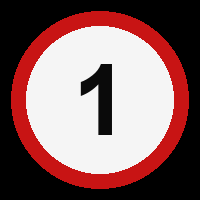
#> input picture vision_models/sign_classifier/ocr_test_1.png, 200 x 200 px
$ python -i dataset.py   (imports and definitions only)
#> lines starting #> are read from the running program, lines starting #| are printed output that depends on the picture
#> further down, picture is the input picture: PIL image 200x200 RGB; mean R, G, B 136.6, 101.9, 101.9
"""
Synthetic training data generator for the competition's stage road signs
(spec Fig. 2: 60cm disc, red ring, white fill, black bold digit centered).

No real photos of the physical signs exist yet, but the sign's design is
fully specified, so a photo dataset is generated procedurally instead of
collected: render the known sign design, then apply heavy augmentation
(rotation/perspective skew, scale, blur, lighting, noise, JPEG artifacts,
partial occlusion, varied backgrounds) to approximate the gap between a
clean render and a real camera frame. This is the standard approach for
detecting a simple, fully-specified, standardized pattern with no existing
photo corpus (traffic-sign-style classifiers are commonly bootstrapped
this way before real data collection is possible).

Classes: 0 = "not a sign" (background/distractor patch, for rejecting
false-positive proposals from the classical red-ring localizer that feeds
this classifier - see sign_detector.py), 1-10 = stage number (stage 10
renders as the two-character string "10").

Real competition-photo data should replace/augment this once the vehicle
and printed signs are both available - see CLAUDE.md's hardware-validation
policy. Nothing trained here should be trusted against real signs until
tested against actual camera frames.
"""
import random
import string

import numpy as np
from PIL import Image, ImageDraw, ImageFont, ImageFilter

IMG_SIZE = 64  # model input resolution
RENDER_SIZE = 160  # render at higher res, then downsample after augmentation
NUM_CLASSES = 11  # 0=none, 1..10=stage number

FONT_PATH = "C:/Windows/Fonts/arialbd.ttf"  # Arial Bold - closest system font to spec's "Arial Black"


def _random_color(low=0, high=255):
    return tuple(random.randint(low, high) for _ in range(3))


# [81 lines left out: functions _make_background, _render_sign, _random_distractor, not called in this run]


def _augment(img):
    """Photometric + geometric augmentation to bridge clean-render -> camera-frame."""
    # Rotation (camera roll / sign not perfectly upright)
    img = img.rotate(random.uniform(-20, 20), resample=Image.BICUBIC, fillcolor=_random_color())
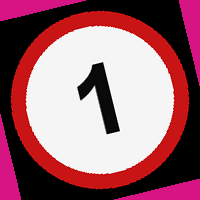
#> img: PIL image 200x200 RGB; mean R, G, B 157.1, 103.8, 114.4

    # Perspective-ish skew via affine shear (off-axis viewing angle)
    if random.random() < 0.6:
        shear = random.uniform(-0.25, 0.25)
        w, h = img.size
        img = img.transform((w, h), Image.AFFINE, (1, shear, 0, 0, 1, 0), resample=Image.BICUBIC,
                             fillcolor=_random_color())

    # Blur (defocus or motion)
    if random.random() < 0.5:
        img = img.filter(ImageFilter.GaussianBlur(random.uniform(0.5, 2.5)))
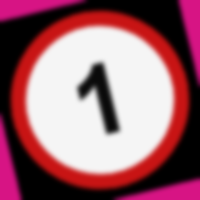
#> img: PIL image 200x200 RGB; mean R, G, B 157.1, 103.8, 114.4

    arr = np.asarray(img).astype(np.float32)

    # Brightness / contrast
    brightness = random.uniform(0.5, 1.6)
    contrast = random.uniform(0.7, 1.4)
    arr = (arr - 128) * contrast + 128 * brightness
    arr = np.clip(arr, 0, 255)
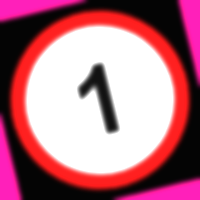
#> arr: shape (200, 200, 3) float32; mean R, G, B 181.2, 116.8, 131.5

    # Gaussian sensor noise
    if random.random() < 0.7:
        arr = np.clip(arr + np.random.normal(0, random.uniform(2, 15), arr.shape), 0, 255)
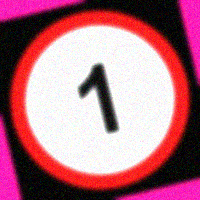
#> arr: shape (200, 200, 3) float64; mean R, G, B 178.4, 115.7, 130.2

    img = Image.fromarray(arr.astype(np.uint8))

    # Partial occlusion (glare, another object clipping the sign edge)
    if random.random() < 0.25:
        draw = ImageDraw.Draw(img)
        w, h = img.size
#> w = 200; h = 200
        x0, y0 = random.uniform(0, w), random.uniform(0, h)
#> x0 = 27.85; y0 = 27.95
        x1, y1 = x0 + random.uniform(10, w * 0.5), y0 + random.uniform(10, h * 0.5)
#> x1 = 46.39; y1 = 109.9
        draw.rectangle([x0, y0, x1, y1], fill=_random_color())

    return img


# [29 lines left out: function generate_sample, not called in this run]

>>> from PIL import Image
>>> picture = Image.open('ocr_test_1.png')
>>> result = _augment(picture)
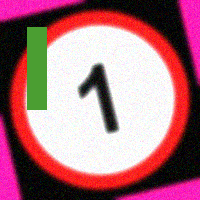
#> result: PIL image 200x200 RGB; mean R, G, B 172, 115.4, 125.4
